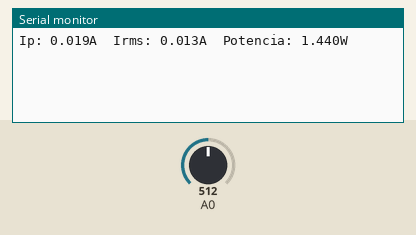
Recording of a sketch running on a simulated Arduino Uno, built with avr-gcc and run on an emulated ATmega328P. On the bench: the last lines printed to the serial monitor. The test bench sets the inputs (shaded band); at power-on: A0 = 512.

Above: at 1.2 s.
1.3 s: A0 set to 490
At 2.3 s:
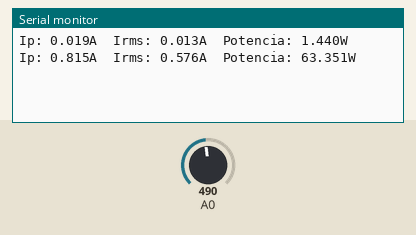
2.8 s: A0 set to 510
At 4.2 s:
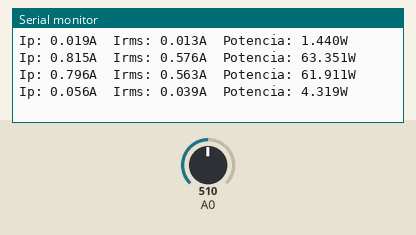
Timing chart, 0 to 5.8 s (numbered marks = the images above; inputs shaded):
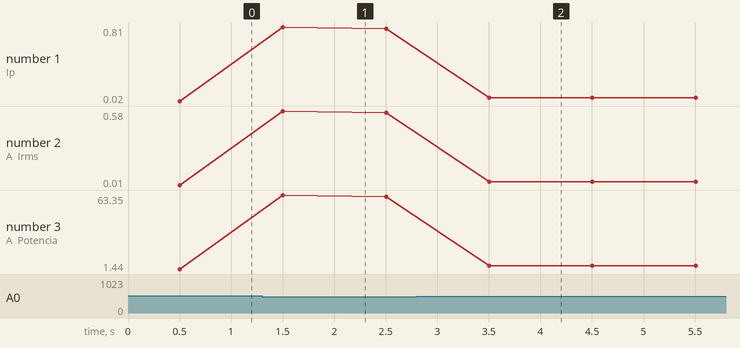

Measured:
- after the input at 1.3 s, the serial monitor: prints a new line after 0.20 s (image 1)
- after the input at 2.8 s, the serial monitor: prints a new line after 0.70 s (image 2)
- plotted number 1: 0.02 → 0.8 after the input at 1.3 s, 0.8 → 0.06 after the input at 2.8 s
- plotted number 2: 0.01 → 0.56 after the input at 1.3 s, 0.56 → 0.04 after the input at 2.8 s
- plotted number 3: 1.44 → 61.91 after the input at 1.3 s, 61.91 → 4.32 after the input at 2.8 s

The sketch:

ACS712.ino
```cpp
float Sensibilidad = 0.066; //sensibilidad en V/A para nuestro sensor
/*
 5A - 185mV/A - 0.185 v/A
 20A - 100mV/A - 0.100 v/A
 30A - 66mV/A - 0.066 v/A

 v = Im + 2.5 //m : sensibilidad
 Despejando la ecuación
 I = (v - 2.5)/m
*/
void setup() {
  Serial.begin(9600);
}

void loop() {
  float Ip = obtener_corriente();//obtenemos la corriente pico
  float Irms = Ip * 0.707; //Intensidad RMS = Ipico/(2^1/2) valor eficaz
  float P = Irms * 110.0; // P = I * V watts
  Serial.print("Ip: ");  Serial.print(Ip,3); Serial.print("A  ");
  Serial.print("Irms: "); Serial.print(Irms,3);Serial.print("A  ");
  Serial.print("Potencia: "); Serial.print(P,3); Serial.println("W");
  delay(500);
}

float obtener_corriente(){
  float voltajeSensor;
  float corriente = 0;
  long tiempo = millis();
  float Imax=0;
  float Imin=0;
  while(millis() - tiempo<500){
    voltajeSensor = analogRead(A0) * (5.0 / 1023.0);//lectura
    corriente = 0.9*corriente+0.1*((voltajeSensor-2.5)/Sensibilidad); //Ecuación  para obtener la corriente
    if(corriente>Imax){
      Imax = corriente;
    }
    if(corriente<Imin){
      Imin = corriente;
    }
  }
  return(((Imax-Imin)/2));
}
```
